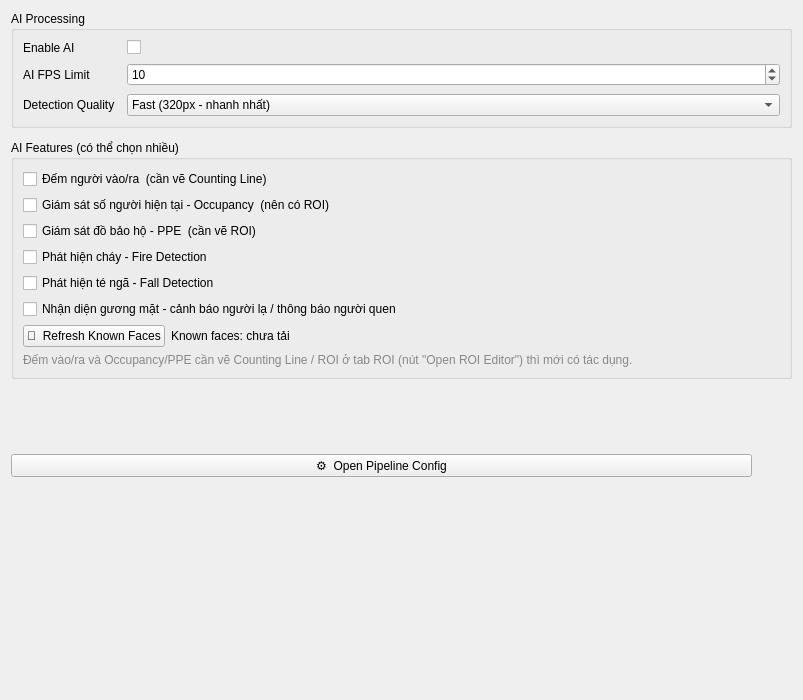
             <widget class="QWidget" name="scroll_ai_contents">
              <property name="geometry">
               <rect>
                <x>0</x>
                <y>0</y>
                <width>803</width>
                <height>700</height>
               </rect>
              </property>
              <layout class="QVBoxLayout" name="layout_ai_scroll">
               <property name="spacing">
                <number>12</number>
               </property>
               <property name="contentsMargins" stdset="0">
                <number>0</number>
               </property>
               <item>
                <widget class="QGroupBox" name="group_ai_enable">
                 <property name="title">
                  <string>AI Processing</string>
                 </property>
                 <layout class="QFormLayout" name="form_ai_enable">
                  <property name="horizontalSpacing">
                   <number>12</number>
                  </property>
                  <property name="verticalSpacing">
                   <number>8</number>
                  </property>
                  <property name="contentsMargins" stdset="0">
                   <number>12</number>
                  </property>
                  <item row="0" column="0">
                   <widget class="QLabel" name="lbl_enable_ai">
                    <property name="text">
                     <string>Enable AI</string>
                    </property>
                   </widget>
                  </item>
                  <item row="0" column="1">
                   <widget class="QCheckBox" name="check_enable_ai">
                    <property name="text">
                     <string/>
                    </property>
                   </widget>
                  </item>
                  <item row="1" column="0">
                   <widget class="QLabel" name="lbl_ai_fps_limit">
                    <property name="text">
                     <string>AI FPS Limit</string>
                    </property>
                   </widget>
                  </item>
                  <item row="1" column="1">
                   <widget class="QSpinBox" name="spin_ai_fps_limit">
                    <property name="minimum">
                     <number>1</number>
                    </property>
                    <property name="maximum">
                     <number>60</number>
                    </property>
                    <property name="value">
                     <number>10</number>
                    </property>
                   </widget>
                  </item>
                  <item row="2" column="0">
                   <widget class="QLabel" name="lbl_inference_quality">
                    <property name="text">
                     <string>Detection Quality</string>
                    </property>
                   </widget>
                  </item>
                  <item row="2" column="1">
                   <widget class="QComboBox" name="combo_inference_quality">
                    <property name="toolTip">
                     <string>Kích thước ảnh đưa vào model AI (pose/PPE/fire/fall) - không ảnh hưởng resolution hiển thị. Fast/Balanced giúp mượt hơn nhiều khi chạy AI trên nhiều camera cùng lúc, đổi lại độ chính xác giảm nhẹ với người/vật nhỏ hoặc ở xa.</string>
                    </property>
                    <item>
                     <property name="text">
                      <string>Fast (320px - nhanh nhất)</string>
                     </property>
                    </item>
                    <item>
                     <property name="text">
                      <string>Balanced (480px - khuyến nghị)</string>
                     </property>
                    </item>
                    <item>
                     <property name="text">
                      <string>Accurate (640px - chính xác nhất)</string>
                     </property>
                    </item>
                   </widget>
                  </item>
                 </layout>
                </widget>
               </item>
               <item>
                <widget class="QGroupBox" name="group_ai_features">
                 <property name="title">
                  <string>AI Features (có thể chọn nhiều)</string>
                 </property>
                 <layout class="QVBoxLayout" name="layout_ai_features">
                  <property name="spacing">
                   <number>6</number>
                  </property>
                  <property name="contentsMargins" stdset="0">
                   <number>12</number>
                  </property>
                  <item>
                   <widget class="QCheckBox" name="check_enable_counting">
                    <property name="text">
                     <string>Đếm người vào/ra  (cần vẽ Counting Line)</string>
                    </property>
                   </widget>
                  </item>
                  <item>
                   <widget class="QCheckBox" name="check_enable_occupancy">
                    <property name="text">
                     <string>Giám sát số người hiện tại - Occupancy  (nên có ROI)</string>
                    </property>
                   </widget>
                  </item>
                  <item>
                   <widget class="QCheckBox" name="check_enable_ppe">
                    <property name="text">
                     <string>Giám sát đồ bảo hộ - PPE  (cần vẽ ROI)</string>
                    </property>
                   </widget>
                  </item>
                  <item>
                   <widget class="QCheckBox" name="check_enable_fire">
                    <property name="text">
                     <string>Phát hiện cháy - Fire Detection</string>
                    </property>
                   </widget>
                  </item>
                  <item>
                   <widget class="QCheckBox" name="check_enable_fall">
                    <property name="text">
                     <string>Phát hiện té ngã - Fall Detection</string>
                    </property>
                   </widget>
                  </item>
                  <item>
                   <widget class="QCheckBox" name="check_enable_face_recognition">
                    <property name="text">
                     <string>Nhận diện gương mặt - cảnh báo người lạ / thông báo người quen</string>
                    </property>
                   </widget>
                  </item>
                  <item>
                   <layout class="QHBoxLayout" name="layout_known_faces">
                    <item>
                     <widget class="QPushButton" name="btn_refresh_known_faces">
                      <property name="text">
                       <string>🔄  Refresh Known Faces</string>
                      </property>
                     </widget>
                    </item>
                    <item>
                     <widget class="QLabel" name="lbl_known_faces_status">
                      <property name="text">
                       <string>Known faces: chưa tải</string>
                      </property>
                     </widget>
                    </item>
                    <item>
                     <spacer>
                      <property name="orientation">
                       <enum>Qt::Horizontal</enum>
                      </property>
                      <property name="sizeHint" stdset="0">
                       <size>
                        <width>40</width>
                        <height>20</height>
                       </size>
                      </property>
                     </spacer>
                    </item>
                   </layout>
                  </item>
                  <item>
                   <widget class="QLabel" name="lbl_ai_feature_hint">
                    <property name="text">
                     <string>Đếm vào/ra và Occupancy/PPE cần vẽ Counting Line / ROI ở tab ROI (nút "Open ROI Editor") thì mới có tác dụng.</string>
                    </property>
                    <property name="wordWrap">
                     <bool>true</bool>
                    </property>
                    <property name="styleSheet">
                     <string>color: #888888;</string>
                    </property>
                   </widget>
                  </item>
                 </layout>
                </widget>
               </item>
               <item>
                <layout class="QHBoxLayout" name="layout_ai_pipeline_btn">
                 <item>
                  <widget class="QPushButton" name="btn_open_pipeline_config">
                   <property name="text">
                    <string>⚙  Open Pipeline Config</string>
                   </property>
                  </widget>
                 </item>
                 <item>
                  <spacer>
                   <property name="orientation">
                    <enum>Qt::Vertical</enum>
                   </property>
                   <property name="sizeHint" stdset="0">
                    <size>
                     <width>40</width>
                     <height>20</height>
                    </size>
                   </property>
                  </spacer>
                 </item>
                </layout>
               </item>
               <item>
                <spacer>
                 <property name="orientation">
                  <enum>Qt::Vertical</enum>
                 </property>
                 <property name="sizeHint" stdset="0">
                  <size>
                   <width>20</width>
                   <height>40</height>
                  </size>
                 </property>
                </spacer>
               </item>
              </layout>
             </widget>
